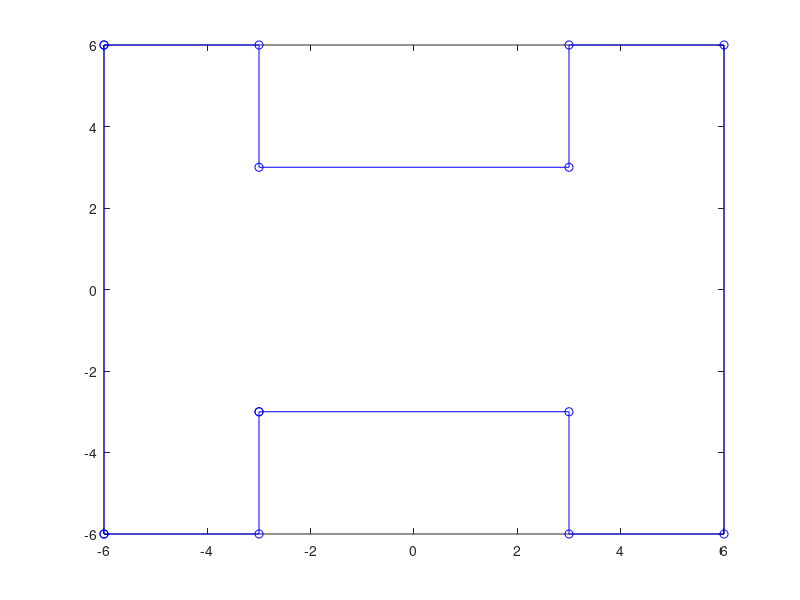

Here is the MATLAB script that generated this plot: (Note: this script raises an error after producing the figure.)
clc
close all

xtrpoly = [-6,-3,-3,3,3,6, 6, 3, 3,-3,-3,-3,-6,-6,-6];
ytrpoly = [ 6, 6, 3,3,6,6,-6,-6,-3,-3,-3,-6,-6,-6, 6];

figure
plot(xtrpoly,ytrpoly,'bo-')
poly1 = polyshape(xtrpoly,ytrpoly);
lineseg=[0,0;5,8]
[in,out] = intersect(poly1,lineseg);
in
out

figure
plot(xtrpoly,ytrpoly,'bo-',in(:,1),in(:,2),'k*')

N=length(xtrpoly);
figure
plot(1:N,xtrpoly,'bo-')

figure
plot(1:N,ytrpoly,'bo-')

%%
close all
X=[];
Y=[];
p=15;
for i=0:p
    lineseg=[0,0;8*cos(i*2*pi/p),8*sin(i*2*pi/p)];
    [in,out] = intersect(poly1,lineseg);
    X=[X;in(2,1)];
    Y=[Y;in(2,2)];
end
N=length(X);
x=[1:N]';
% F=@(x)sin(x);
y=X;
rng default
gprMdl2 = fitrgp(x,y,'KernelFunction','squaredexponential',...
    'OptimizeHyperparameters','auto','HyperparameterOptimizationOptions',...
    struct('AcquisitionFunctionName','expected-improvement-plus'));

gprMdl2y = fitrgp(x,Y,'KernelFunction','squaredexponential',...
    'OptimizeHyperparameters','auto','HyperparameterOptimizationOptions',...
    struct('AcquisitionFunctionName','expected-improvement-plus'));

ypred2 = resubPredict(gprMdl2);
ypred2y = resubPredict(gprMdl2y);

xpred = linspace(1,N,100)';
[ypred,ystd] = predict(gprMdl2,xpred);
[ypredy,ystdy] = predict(gprMdl2y,xpred);

figure
plot(x,y,'r*',xpred,ypred,'b',xpred,ypred+ystd,'k',xpred,ypred-ystd,'k')


ssx=ypred;
ssx(ypred>=0)=ssx(ypred>=0)+ystd(ypred>=0);
ssx(ypred<0)=ssx(ypred<0)-ystd(ypred<0);
ssy=ypredy;
ssy(ypredy>=0)=ssy(ypredy>=0)+ystdy(ypredy>=0);
ssy(ypredy<0)=ssy(ypredy<0)-ystdy(ypredy<0);

figure
plot(xtrpoly,ytrpoly,'bo-',ypred,ypredy,'k',ssx,ssy,'r')


